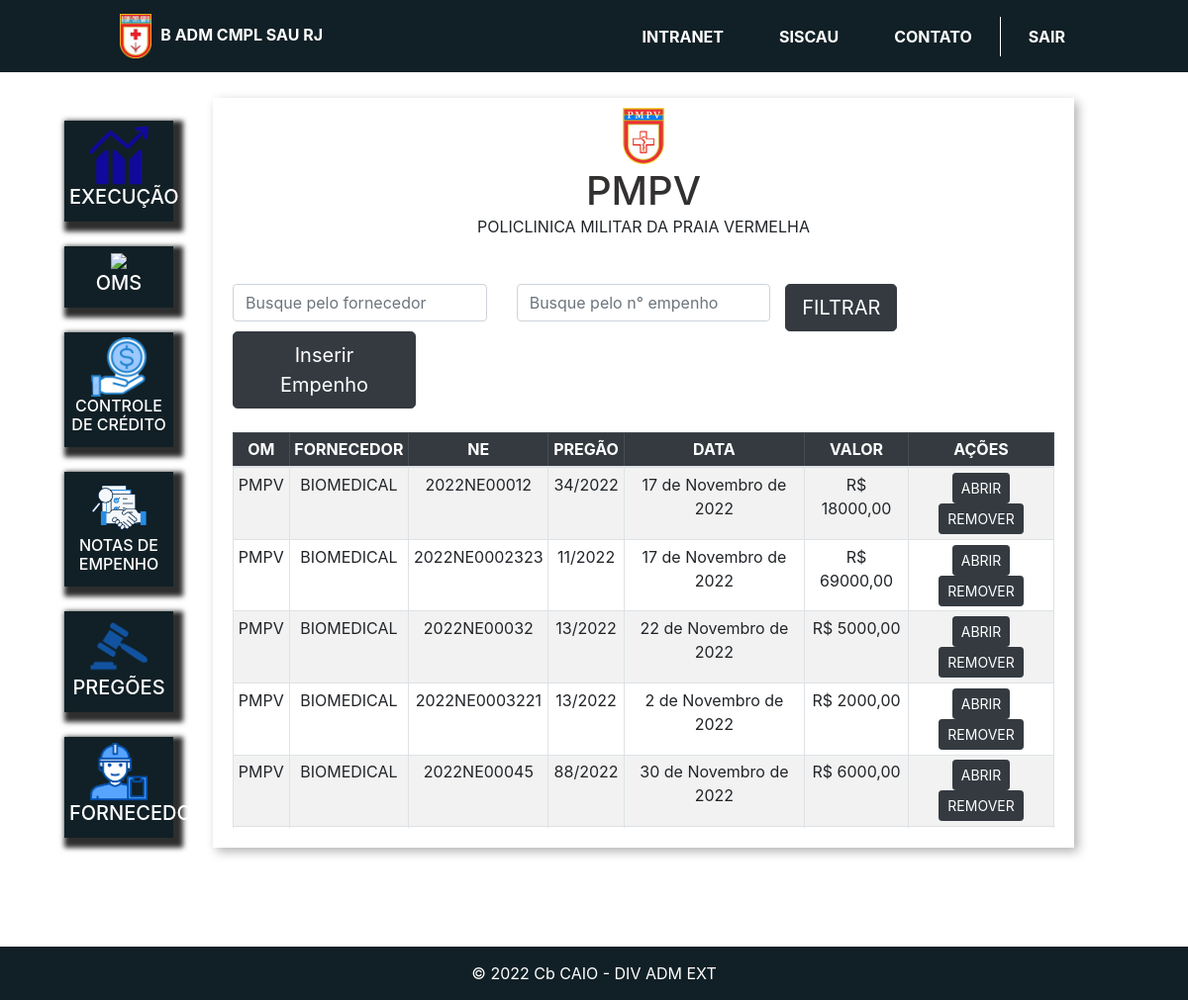
Before: /om_empenhos_id/1/ (signed in) with the older database file.
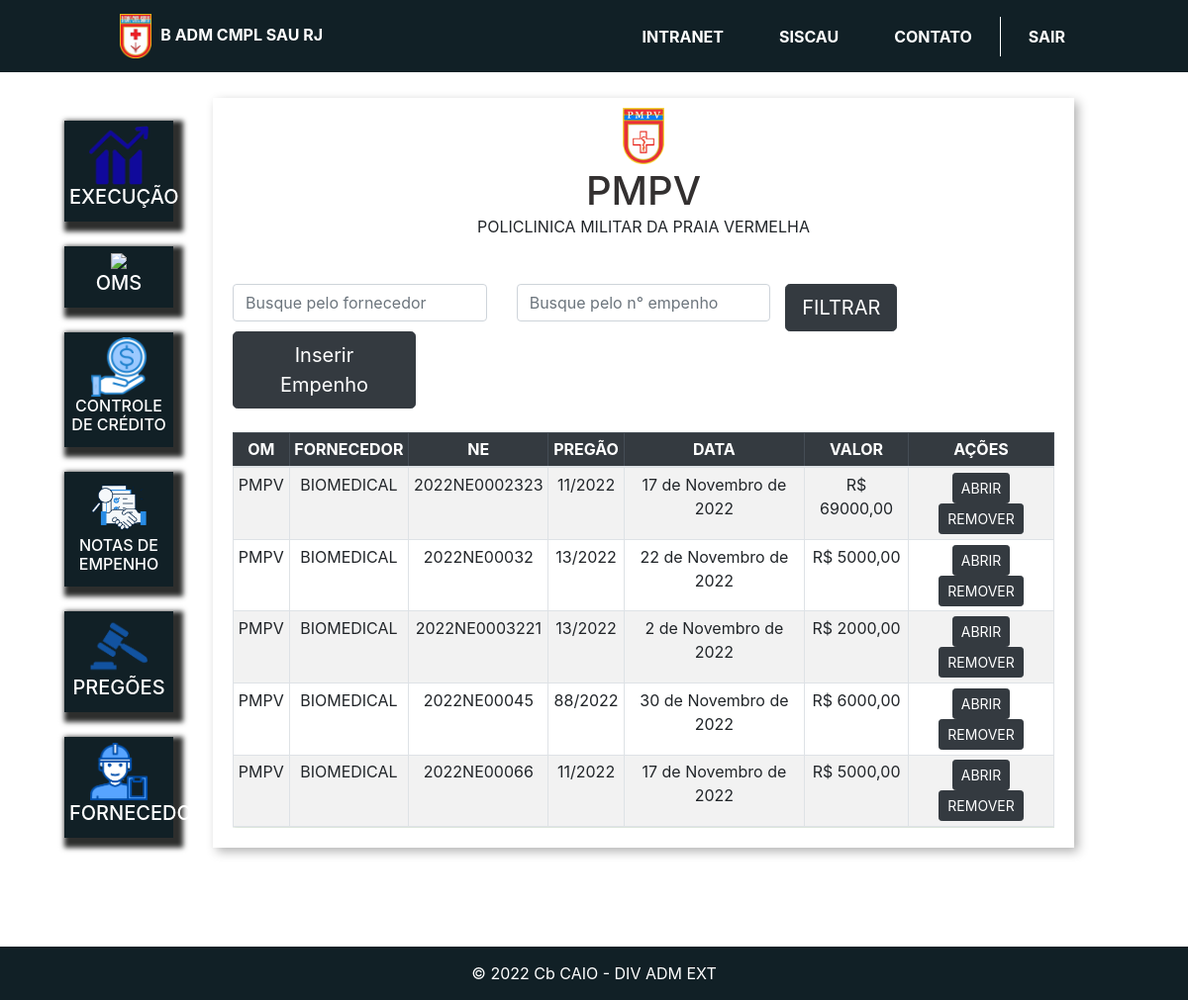
After: the same page with the newer database file.
### plataforma/models.py (models this page shows, shortened)
class Empenho(models.Model):
    om = models.ForeignKey(Om, on_delete=models.CASCADE)
    fornecedor = models.ForeignKey(Fornecedor, on_delete=models.SET_NULL, null=True)
    pregao = models.ForeignKey(Pregao, on_delete=models.SET_NULL, null=True)
    plano_interno = models.ForeignKey(PlanoInterno, on_delete=models.SET_NULL, null=True)
    nota_credito = models.ForeignKey(NotaCredito, on_delete=models.SET_NULL, null=True)
    data = models.DateField()
    numero = models.CharField(max_length=4)
    pdf = models.FileField(upload_to="pdf", null=True, blank=True)
    valor = models.FloatField(null=True, blank=True)

class Om(models.Model):
    LISTA_OMS = (
        ('PMPV', 'PMPV'),
        ('PMRJ', 'PMRJ'),
        ('PMN', 'PMN'),
        ('IBEX', 'IBEX'),
        ('HCE', 'HCE'),
        ('OCEX', 'OCEX'),
        ('HMR', 'HMR'),
        ('HGERJ', 'HGERJ'),
        ('PM Gu VV', 'PM Gu VV'),
        ('LQFEX', 'LQFEX'),
        )
    sigla = models.CharField(max_length=10, choices=LISTA_OMS)
    foto = models.ImageField(upload_to="imagens")
    email = models.EmailField(null=True)
    telefone = models.IntegerField(null=True)
    ch_almox = models.CharField(max_length=10, null=True, blank=True)
    tel_ch_almox = models.CharField(max_length=15, null=True, blank=True)
    adj_almox = models.CharField(max_length=10, null=True, blank=True)
    tel_adj_almox = models.CharField(max_length=15, null=True, blank=True)
    def __str__(self):
        return self.sigla

class Fornecedor(models.Model):
    nome = models.CharField(max_length=30)
    cnpj = models.CharField(max_length=14)
    telefone = models.CharField(max_length=15)
    email = models.EmailField()
    def __str__(self):
        return self.nome

class Pregao(models.Model):
    SITUACAO_CHICES = (
    ('HOMOLOGADO','HOMOLOGADO'),
    ('CJU','CJU'),
    )
    saldo_homologado = models.FloatField()
    pregao = models.CharField(max_length=7, null=False, blank=False)
    situacao = models.CharField(max_length=20, choices=SITUACAO_CHICES)
    descrição = models.CharField(max_length=200, null=False, blank=False)
    oms_favorecidas = models.ManyToManyField(Om)
    termo_homolocao = models.URLField()
    catalago = models.FileField(upload_to='catalago', null=True, blank=True)
    def __str__(self):
        return self.pregao

### plataforma/views.py (the view)
# urls.py: path('om_empenhos_id/<str:id>/', views.om_empenhos_id, name='om_empenhos_id'),
@login_required(login_url='/auth/logar/')
def om_empenhos_id(request, id):
    fornecedor = Fornecedor.objects.all()
    om = get_object_or_404(Om, id=id)
    empenhos = Empenho.objects.filter(om_id=id).order_by('numero')
    pregoes = Pregao.objects.all()
    nc = NotaCredito.objects.all()
    try:
        fornecedor_filtar = request.GET.get('fornecedor')
        numero_empenho_filtar = request.GET.get('numero_empenho')
        if fornecedor_filtar:
            empenhos = Empenho.objects.filter(fornecedor__icontains=fornecedor_filtar).order_by('numero')
            empenhos = empenhos.filter(om_id=id).order_by('numero')
        if numero_empenho_filtar:
            empenhos = Empenho.objects.filter(numero=numero_empenho_filtar)
        return render(request, 'om_empenhos_id.html',{'om':om, 'empenhos':empenhos, 'fornecedor': fornecedor,'pregoes':pregoes, 'nc': nc})
    except:
        return render(request, 'om_empenhos_id.html',{'om':om, 'empenhos':empenhos,  'fornecedor': fornecedor,'pregoes':pregoes, 'nc': nc})

### plataforma/templates/om_empenhos_id.html (shortened to what this page needs)
{% extends 'base_plataforma.html' %}
{% load static %}
{% block 'plataforma' %}
<div class="wrapper">
    <div class="box">
            <div class="header-box-om">
                <div class="alinhado_ne">
                    <div>
                            <img width="5%" src="{{om.foto.url}}">
                      </div>
                            <h1 class="titulo">{{om.sigla}}</h1>
                            <p class="paragrafo">POLICLINICA MILITAR DA PRAIA VERMELHA</p>
                </div>
            </div>
            <div class="body-box">
                <form>
                    <div class="row" action="{% url 'inserir_empenho' om.id%}" method="GET">
                            <div class="col-md-4">
                                <input type="text" placeholder="Busque pelo fornecedor" class="form-control" name="fornecedor">
                            </div>
                            <div class="col-md-4">
                                <input type="text" placeholder="Busque pelo n° empenho" class="form-control" name="numero_empenho">
                            </div>
                        <div>
                            <input type="submit" value="FILTRAR" class="btn btn-lg btn-dark">
                        </div>
                        <div class="col-md-3">
                            <button type="button" class="btn btn-lg btn-dark" data-toggle="modal" data-target="#modal">
                                Inserir Empenho
                            </button>
                        </div>
                    </div>
                    </form>
                <br>
                <div class='scroll'>
                    <table class="table table-striped table-bordered table-hover table-sm ">
                        <thead class='table-dark '>
                        <tr>
                        <th>OM</th>
                        <th>FORNECEDOR</th>
                        <th>NE</th>
                        <th>PREGÃO</th>
                        <th>DATA</th>
                        <th>VALOR</th>
                        <th>AÇÕES</th>
                        </tr>
                        </thead >
                        <tbody>
                        {% for i in empenhos %}
                        <tr>
                            <td>{{i.om}}</td>
                            <td>{{i.fornecedor }}</td>
                            <td>2022NE000{{i.numero}}</td>
                            <td>{{i.pregao}}</td>
                            <td>{{i.data}}</td>
                            <td>R$ {{i.valor}}0</td>
                            <td>
                                <a href="{{ i.pdf.url }}" target="_blank" rel="noopener noreferrer"><button type="button" class="btn btn-dark btn-sm">
                                    ABRIR
                                    </button></a>
                                    <a href="{% url 'remover_empenho' i.id%}" rel="noopener noreferrer"><button type="button" class="btn btn-dark btn-sm">
                                        REMOVER
                                        </button></a>
                                </div>
                                </div>
                            </div>
                            </div>
                            </td>
                        </tr>
                        {% empty %}
                        <td> SEM EMPENHOS</td>
                        {% endfor %}
{% endblock%}

Changed rows visible on the page:
removed Empenho: om "PMPV", fornecedor "BIOMEDICAL", numero "12", pregao "34/2022", data "17 de Novembro de 2022", valor "18000,0"
now on this page (row unchanged): Empenho: om "PMPV", fornecedor "BIOMEDICAL", numero "66", pregao "11/2022", data "17 de Novembro de 2022", valor "5000,0"
